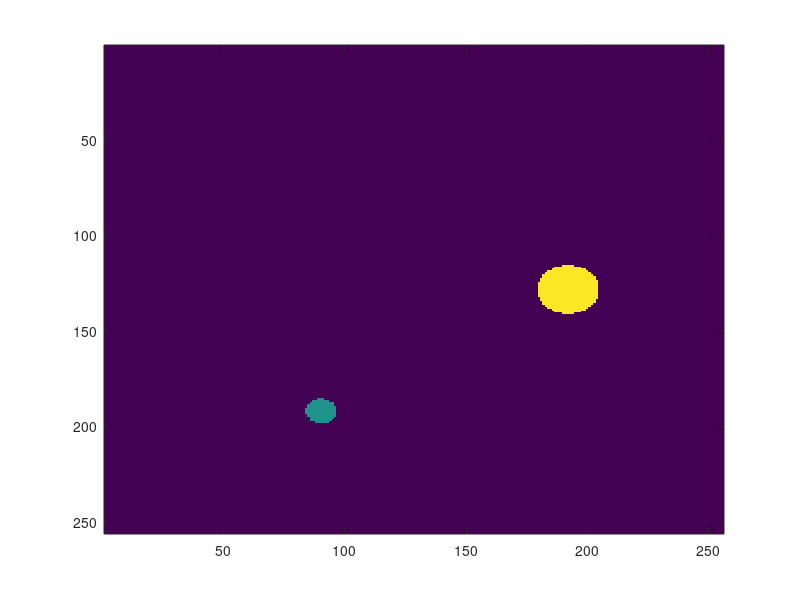

MATLAB code for this plot:
cd ~/repos/tomography/trunk/data/

E = [100 0.75 0.75 0 0 0 
     10  0.1 0.1 0.5 0 0];
 
img=phantom(E,256);
 
imagesc(img);
 
imwrite(uint8(img),'simple_sample.tif');
 
E = [100 0.75 0.75 0 0 0];
    
img=phantom(E,256);
 
imagesc(img);
 
imwrite(uint8(img),'disk256.tif');


cd ~/repos/tomography/trunk/data/
%%
E = [100 0.05 0.05 -0.3 -0.5  0 
     200  0.1 0.1 0.5 0 0];
 
img=phantom(E,256);
 
imagesc(img);
 
imwrite(uint8(img),'twodisks256.tif');

